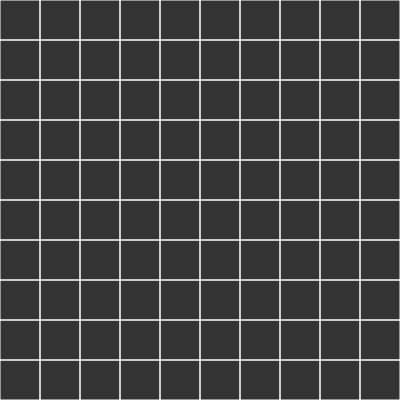
Frame 1 (no input)
Frame 60 (no input): identical to frame 1, image omitted
Frame 120 (the mouse pressed at the canvas centre since frame 60): identical to frame 1, image omitted

The p5.js sketch that drew this single still picture (run headless with seeded random() and noise() and a simulated clock; from frame 60 on, the mouse is pressed at the canvas centre):

// p5.js sketch
// ── sketch.js
var cols, rows;
var w = 40; // Cell Size
var cells = [];

function setup() {
  createCanvas(400, 400);
  cols = floor(width / w);
  rows = floor(height / w);

  // For every row, and for each column in that row. Make a new cell
  for (var x = 0; x < rows; x++) {
    for (var y = 0; y < cols; y++) {
      var cell = new Cell(y, x);
      cells.push(cell);
    }
  }
}

function draw() {
  background(51);
  // Draw each Cell
  for (var i = 0; i < cells.length; i++) {
    cells[i].show(); // Show certain Cell
  }
}

function Cell(y, x) {
  this.x = x;
  this.y = y;
  this.walls = [true, true, true, true]; // Top, Right, Bottom, Left

  // Show function for a specific cell
  this.show = function() {
    var x = this.x * w;
    var y = this.y * w;
    stroke(255);
    if (this.walls[0]) {

      line(x, y, x + w, y); // Top line
    }
    if (this.walls[1]) {
      line(x + w, y, x + w, y + w); // Right line
    }
    if (this.walls[2]) {
      line(x + w, y + w, x, y + w); // Bottom line
    }
    if (this.walls[3]) {
      line(x, y + w, x, y); // Left lines
    }

    // noFill();
    // rect(x, y, w, w);
  };
}
